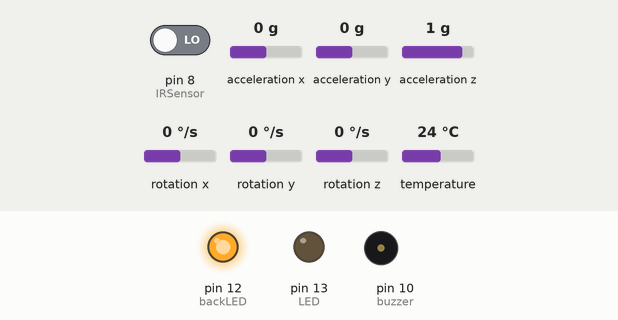
Simulated run of this sketch. Board: Arduino Leonardo, built with avr-gcc and run on an emulated ATmega32U4. Shown: output pins drawn as LEDs (lit = HIGH), buzzer (waves = sounding, pin HIGH). The inputs (shaded band) are chosen by the test bench; at power-on: pin 8 (IRSensor) LOW, acceleration x 0 g, acceleration y 0 g, acceleration z 1 g, rotation x 0 °/s, rotation y 0 °/s, rotation z 0 °/s, temperature 24 °C. What the sketch prints to the serial monitor is not drawn.

Above: at 1.3 s.
1.4 s: pin 8 (IRSensor) driven HIGH
At 2.2 s:
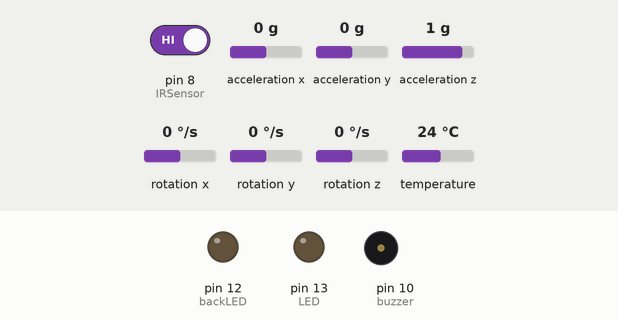
7.8 s: pin 8 (IRSensor) driven LOW
At 8.3 s:
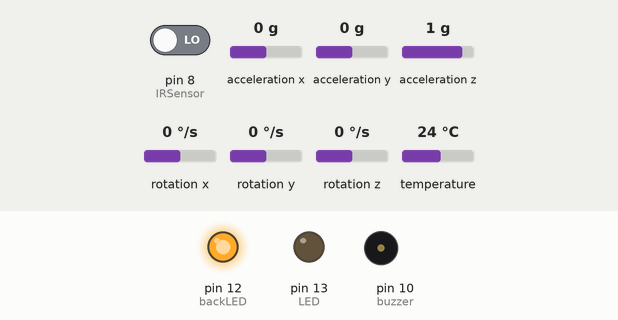
Timing chart, 0 to 10.3 s (numbered marks = the images above; inputs shaded):
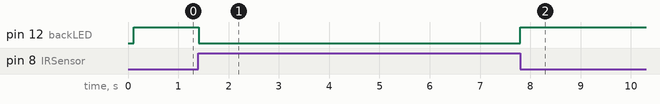

The sketch:

Car_Safety_System.ino
```cpp
#include <SoftwareSerial.h>
#include "NewPing.h"
#include <Adafruit_MPU6050.h>
#include <Adafruit_Sensor.h>
#include <Wire.h>
//SDA A5, SCl A4
Adafruit_MPU6050 mpu;

int IRSensor = 8; // connect ir sensor to arduino pin 8
int backLED = 12; // back led

SoftwareSerial Blue(2, 3);
long int data = 0;
long int password1 = 92;// light on
long int password2 = 79; // light off

char phone_no[]="01670724809";
char state = 0;

#define TRIGGER_PIN 5
#define ECHO_PIN 6
#define LED 13
const int buzzer = 10;
#define MAX_DISTANCE 400

NewPing sonar(TRIGGER_PIN, ECHO_PIN, MAX_DISTANCE);
float duration, distance;

void setup()
{
  pinMode (IRSensor, INPUT); // sensor pin INPUT
  pinMode (backLED, OUTPUT); // Led pin OUTPUT
  //for acc
  Serial.begin(9600);
  while (!Serial)
    delay(10); // will pause Zero, Leonardo, etc until serial console opens

  Serial.println("Adafruit MPU6050 test!");
  if (!mpu.begin()) {
    Serial.println("Failed to find MPU6050 chip");
    while (1) {
      delay(10);
    }
  }
  Serial.println("MPU6050 Found!");

  mpu.setAccelerometerRange(MPU6050_RANGE_8_G);
  mpu.setGyroRange(MPU6050_RANGE_500_DEG);
  mpu.setFilterBandwidth(MPU6050_BAND_21_HZ);
  Serial.println("");
  delay(100);

  // for blue
  pinMode(buzzer, OUTPUT);
  pinMode(LED, OUTPUT);
  digitalWrite(LED, LOW);
  Serial.begin(9600);
  Blue.begin(9600);

}

void loop()
{

  //Serial.println(Blue.available());

  ///////IR Sensor for Back LED////////////
  int statusSensor = digitalRead (IRSensor);

  if (statusSensor == 1){
    digitalWrite(backLED, LOW); // LED LOW
  }

  else
  {
    digitalWrite(backLED, HIGH); // LED High
  }
  //////////////////////////////////////////

  if (Blue.available() > 0)
  {
    Serial.println(Blue.available());
    data = Blue.parseInt();

  }
  //Serial.print("data = ");
  //Serial.println(data);

  if (data == password1)
  {

    distance = sonar.ping_cm();

    // Send results to Serial Monitor
    //Serial.print("Distance = ");

    if (distance <= 35 && distance > 21 )
    {
      digitalWrite(LED, HIGH);
    }
    else if (distance <= 21) {
      digitalWrite(LED, HIGH);
      digitalWrite(buzzer, HIGH);
      Serial.print(distance);
      delay(1000);
      digitalWrite(buzzer, LOW);
      delay(1000);
    }
    else
    {
      digitalWrite(buzzer, LOW);
      digitalWrite(LED, LOW);
      //Serial.print(distance);
      //Serial.println(" cm");
    }
  }

  if ( data == password2)
  {
    digitalWrite(LED, LOW);
    digitalWrite(buzzer, LOW);
  }


  sensors_event_t a, g, temp;
  mpu.getEvent(&a, &g, &temp);

  double x1 = a.acceleration.x;
  if (x1 >= 8.0) {
    /*Serial.println("AT+CMGF=1");
    delay(2000);
    Serial.print("AT+CMGS=\"");
    Serial.print(phone_no);
    Serial.write(0x22);
    Serial.write(0x0D);  // hex equivalent of Carraige return
    Serial.write(0x0A);  // hex equivalent of newline
    delay(2000);
    Serial.print("The car has flipped forward");
    delay(500);
    Serial.println (char(26));*/
    Serial.println("The car has flipped forward");
  }
  else if (x1 <= -6.0) {
    Serial.println("The car has flipped backward");
    /*Serial.println("AT+CMGF=1");
    delay(2000);
    Serial.print("AT+CMGS=\"");
    Serial.print(phone_no);
    Serial.write(0x22);
    Serial.write(0x0D);  // hex equivalent of Carraige return
    Serial.write(0x0A);  // hex equivalent of newline
    delay(2000);
    Serial.print("The car has flipped backward");
    delay(500);
    Serial.println (char(26));*/
  }

  double y1 = a.acceleration.y;

  if (y1 >= 7.0) {
    Serial.println("The car has flipped left");
    /*Serial.println("AT+CMGF=1");
    delay(2000);
    Serial.print("AT+CMGS=\"");
    Serial.print(phone_no);
    Serial.write(0x22);
    Serial.write(0x0D);  // hex equivalent of Carraige return
    Serial.write(0x0A);  // hex equivalent of newline
    delay(2000);
    Serial.print("The car has flipped left");
    delay(500);
    Serial.println (char(26));*/
  }
  else if (y1 <= -8.0) {
    Serial.println("The car has flipped right");
    /*Serial.println("AT+CMGF=1");
    delay(2000);
    Serial.print("AT+CMGS=\"");
    Serial.print(phone_no);
    Serial.write(0x22);
    Serial.write(0x0D);  // hex equivalent of Carraige return
    Serial.write(0x0A);  // hex equivalent of newline
    delay(2000);
    Serial.print("The car has flipped right");
    delay(500);
    Serial.println (char(26));*/
  }


  //Serial.print("Temperature: ");
  //Serial.print(temp.temperature);
  //Serial.println(" degC");

}
```

Measured:
- after the input at 1.4 s, pin 12 (backLED): HIGH → LOW at once
- after the input at 7.8 s, pin 12 (backLED): LOW → HIGH at once
